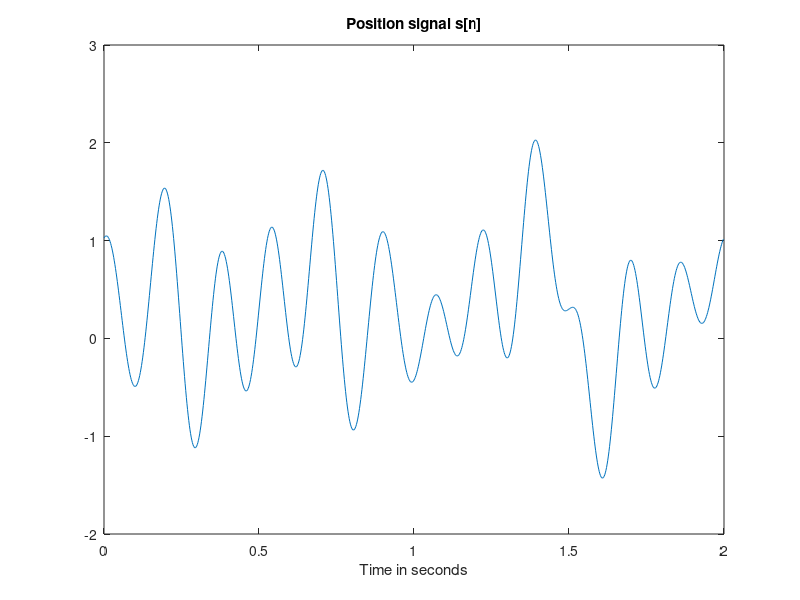
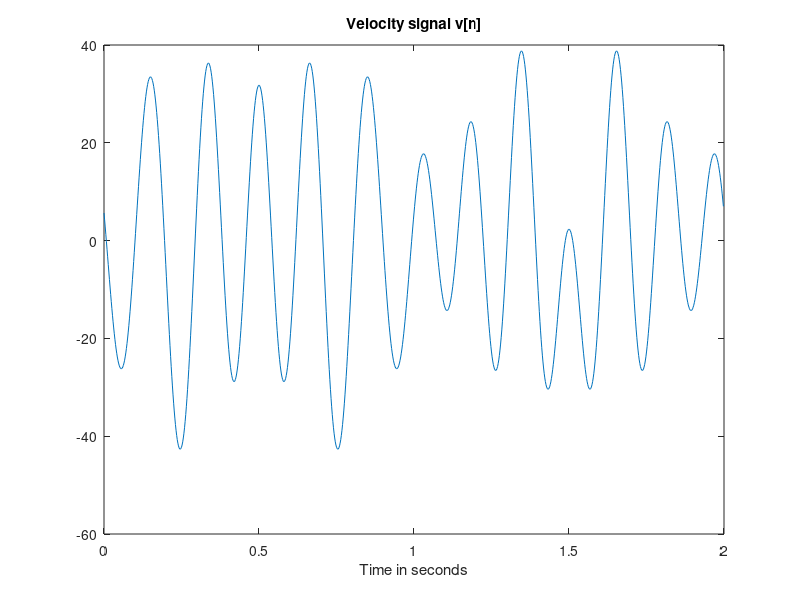
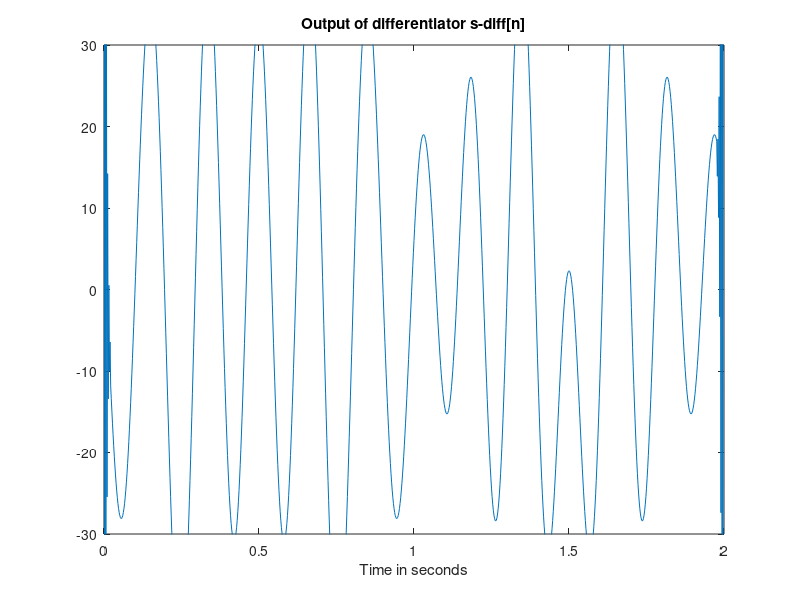
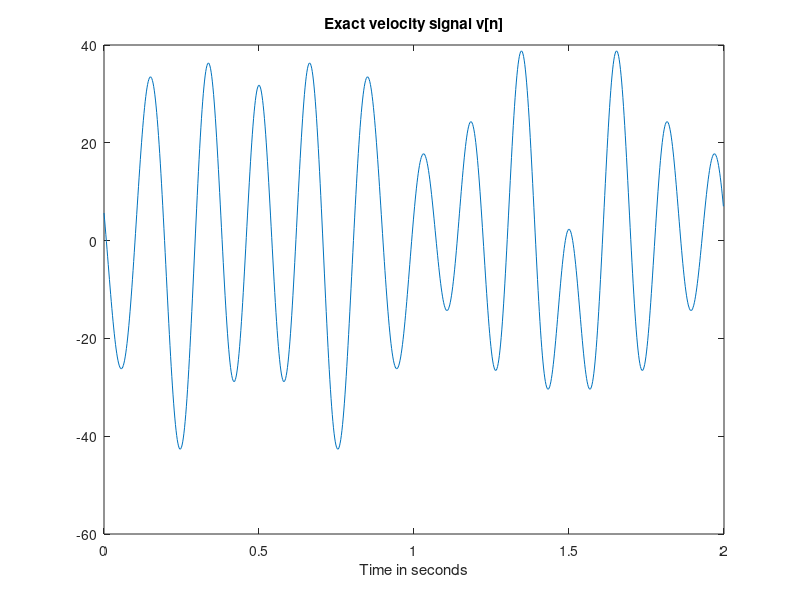

MATLAB code for these plots, in order: (Note: this script raises an error after producing the figures.)
%% ELEC 403 Lab 3 Script - EXPERIMENT 3
% DESIGN OF A BAND-LIMITED DIFFRERENTIATOR FOR VELOCITY ESTIMATION BASED ON
% NOISY POSITION DATA %
% This script is used to fulfill the requirements in the lab manual.  %
%% 3.6.1 - following Sec. 3.3 to generate noise-free position signal s[n] and v[n]
close all
clear all

t = 0:1/512:(2-1/512);
t = t(:);
randn('state', 7)
a = 0.25*randn(7,1);
randn('state', 19)
b = 0.25*randn(7,1);
s = 0.3*ones(1024,1);
v = zeros(1024,1);
for i = 1:7,
 s1 = a(i)*sin(2*pi*i*t);
 s2 = b(i)*cos(2*pi*(i-0.5)*t);
 s = s + s1 + s2;
 v1 = i*a(i)*cos(2*pi*i*t);
 v2 = (i-0.5)*b(i)*sin(2*pi*(i-0.5)*t);
 v = v + 2*pi*(v1 - v2);
end 
figure
plot (t,s)
xlabel('Time in seconds')
title('Position signal s[n]')
print('Reproduced3_1a','-dpng','-r300')
figure
plot (t,v)
xlabel('Time in seconds')
title('Velocity signal v[n]')
print('Reproduced3_1b','-dpng','-r300')
%% 3.6.2 - get a conventional differentiator of length 23 by following Sec. 3.3

fs = 512;
Ts = 1/fs;
N = 23;
M = (N-1)/2;
n = 1:1:M;
h = cos(n*pi)./(Ts*n); % compute desired impulse response using (3.5)
h = [-fliplr(h) 0 h]; % compute desired impulse response using (3.4)
win = hamming(N); % construct 41-point Hamming window
h_diff = win(:).*h(:); % generate the impulse response of the differentiator

% We now apply the differentiator to the position signal s[n] by discrete convolution:
sw = conv(h_diff, s); % perform digital differentiation by discrete convolution
s_diff = sw(12:1035); % reduce the output length to 1024

figure
plot (t, s_diff)
title('Output of differentiator s-diff[n]')
xlabel('Time in seconds')
axis([0 2 -30 30])
print('Reproduced3_2a','-dpng','-r300')

figure
plot(t,v)
title('Exact velocity signal v[n]')
xlabel('Time in seconds')
print('Reproduced3_2b','-dpng','-r300')

%% 3.6.3 - generate noise w[n] and noise-corrupted position signal x[n]
randn('state',9); % sets a seed state for generating a random sequence
w0 = randn(1024,1); % generate 1024 Gaussian white random samples
mw = mean(w0); % evaluate its mean value
w0 = w0 - mw; % modify w0 to have a zero-mean
c = 0.3/sqrt((w0'*w0)/1024);
w0 = c*w0; % modify w0 to have a standard deviation = 0.3
h = fir1(250,0.7,'high'); % get a good highpass FIR filter with cutoff freq. = 0.7
w1 = conv(h,w0); % apply highpass filtering to the white sequence
w = w1(126:1149); % cut the filtered sequence to a right size
w = w(:); % make sure w[n] is a column vector
x = s + w; % Generate noisy position signal

figure
plot(t,x)
title('Noise-corrupted position signal x[n]')
xlabel('Time in seconds')
print('Reproduced3_3a','-dpng','-r300')

figure
sww = conv(h_diff, x); % perform digital differentiation by discrete convolution
w_diff = sww(12:1035); % reduce the output length to 1024
plot(t,w_diff)
title('Response to differentator to noisy x[n]')
xlabel('Time in seconds')
print('Reproduced3_3b','-dpng','-r300')
%% 3.6.4 - design BLD with N =23, wp = 0.2pi, wa=0.5pi and Ts = 1/512
format long
h_BLD = lab3_363(23,1/512,0.2*pi,0.5*pi);
h_BLD
%% 3.6.5 - apply BLD designed in 3.6.4 to x[n] save figures.
xx = conv(h_BLD, x); % perform digital differentiation by discrete convolution
x_diff = xx(12:1035); % reduce the output length to 1024
figure
plot(t,x_diff);
axis([0 2 -30 30])
title('Applied BLD to noisy x[n]')
xlabel('Time in seconds')
print('Pic3_5','-dpng','-r300')

figure
sssx = conv(h_BLD, s);
sss_diff = sssx(12:1035);
plot(t,sss_diff);
axis([0 2 -30 30])
xlabel('Time in seconds')
title('Applied BLD to s[n]')
print('Pic3_5b','-dpng','-r300');
